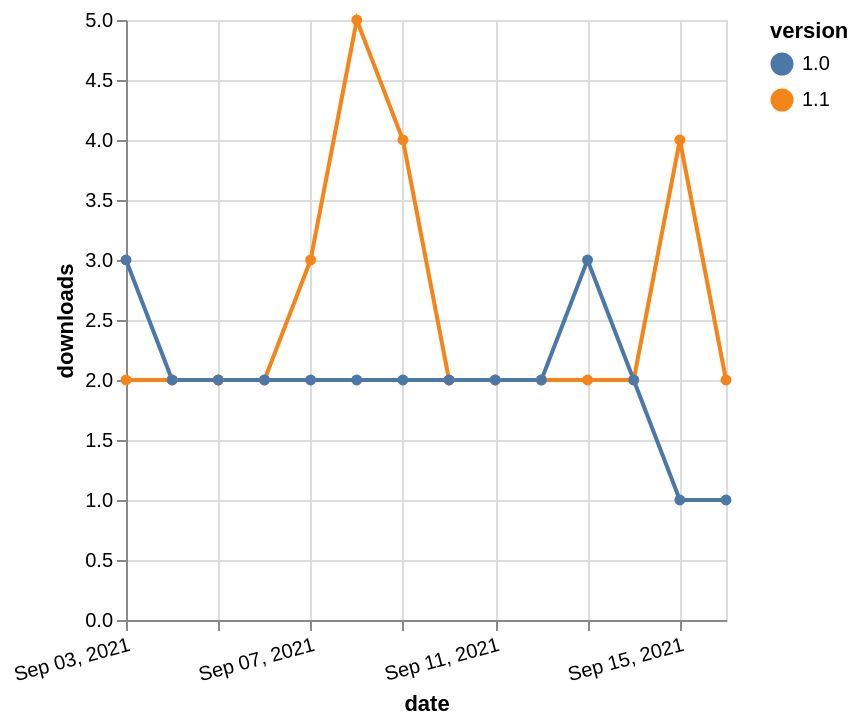

The specification (Vega-Lite) saved for this image:
### Vega-Lite specification from a JSON file in a GitHub repository (floating-point values rounded to 4 significant figures)
{"$schema": "https://vega.github.io/schema/vega-lite/v5.json", "description": "A simple bar chart with embedded data.", "data": {"values": [{"date": "2021-09-03", "total": 1406, "delta": 2, "version": "1.1"}, {"date": "2021-09-04", "total": 1408, "delta": 2, "version": "1.1"}, {"date": "2021-09-05", "total": 1410, "delta": 2, "version": "1.1"}, {"date": "2021-09-06", "total": 1412, "delta": 2, "version": "1.1"}, {"date": "2021-09-07", "total": 1415, "delta": 3, "version": "1.1"}, {"date": "2021-09-08", "total": 1420, "delta": 5, "version": "1.1"}, {"date": "2021-09-09", "total": 1424, "delta": 4, "version": "1.1"}, {"date": "2021-09-10", "total": 1426, "delta": 2, "version": "1.1"}, {"date": "2021-09-11", "total": 1428, "delta": 2, "version": "1.1"}, {"date": "2021-09-12", "total": 1430, "delta": 2, "version": "1.1"}, {"date": "2021-09-13", "total": 1432, "delta": 2, "version": "1.1"}, {"date": "2021-09-14", "total": 1434, "delta": 2, "version": "1.1"}, {"date": "2021-09-15", "total": 1438, "delta": 4, "version": "1.1"}, {"date": "2021-09-16", "total": 1440, "delta": 2, "version": "1.1"}, {"date": "2021-09-03", "total": 1338, "delta": 3, "version": "1.0"}, {"date": "2021-09-04", "total": 1340, "delta": 2, "version": "1.0"}, {"date": "2021-09-05", "total": 1342, "delta": 2, "version": "1.0"}, {"date": "2021-09-06", "total": 1344, "delta": 2, "version": "1.0"}, {"date": "2021-09-07", "total": 1346, "delta": 2, "version": "1.0"}, {"date": "2021-09-08", "total": 1348, "delta": 2, "version": "1.0"}, {"date": "2021-09-09", "total": 1350, "delta": 2, "version": "1.0"}, {"date": "2021-09-10", "total": 1352, "delta": 2, "version": "1.0"}, {"date": "2021-09-11", "total": 1354, "delta": 2, "version": "1.0"}, {"date": "2021-09-12", "total": 1356, "delta": 2, "version": "1.0"}, {"date": "2021-09-13", "total": 1359, "delta": 3, "version": "1.0"}, {"date": "2021-09-14", "total": 1361, "delta": 2, "version": "1.0"}, {"date": "2021-09-15", "total": 1362, "delta": 1, "version": "1.0"}, {"date": "2021-09-16", "total": 1363, "delta": 1, "version": "1.0"}]}, "width": "container", "mark": {"type": "line", "point": {"filled": true}}, "encoding": {"x": {"field": "date", "type": "temporal", "timeUnit": "yearmonthdate", "title": "date", "axis": {"labelAngle": -15}}, "y": {"field": "delta", "type": "quantitative", "title": "downloads"}, "color": {"field": "version", "type": "nominal"}, "tooltip": {"field": "delta"}}}
